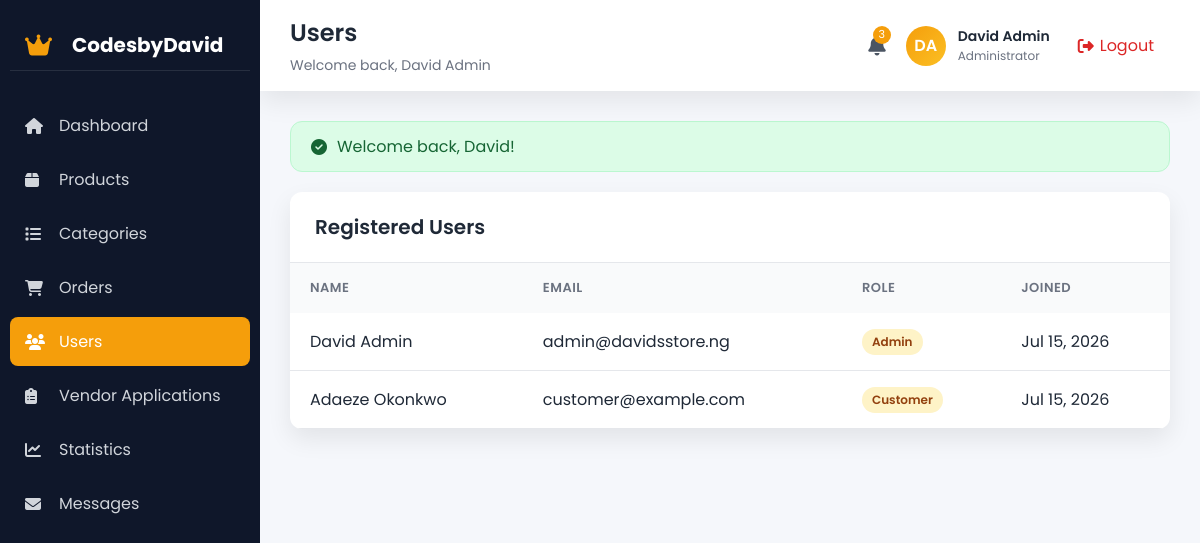
The page /admin/users.php (signed in) on the database its author committed.
### tables this page shows
CREATE TABLE IF NOT EXISTS users (
    id INT AUTO_INCREMENT PRIMARY KEY,
    first_name VARCHAR(100) NOT NULL,
    last_name VARCHAR(100) NOT NULL,
    email VARCHAR(255) NOT NULL UNIQUE,
    password_hash VARCHAR(255) NOT NULL,
    phone VARCHAR(30),
    role ENUM('customer', 'admin') DEFAULT 'customer',
    is_active TINYINT(1) DEFAULT 1,
    last_login_at TIMESTAMP NULL,
    created_at TIMESTAMP DEFAULT CURRENT_TIMESTAMP,
    updated_at TIMESTAMP DEFAULT CURRENT_TIMESTAMP ON UPDATE CURRENT_TIMESTAMP
);

### includes/functions.php (called while the page is built, shortened)
<?php
function e(?string $value): string
{
    return htmlspecialchars($value ?? '', ENT_QUOTES, 'UTF-8');
}

### admin/users.php (the view, shortened to what this page needs)
<?php
require_once __DIR__ . '/../includes/functions.php';
$users = $conn->query('SELECT id, first_name, last_name, email, role, created_at FROM users ORDER BY created_at DESC')->fetch_all(MYSQLI_ASSOC);
require_once __DIR__ . '/../includes/dashboard-header.php';
require_once __DIR__ . '/../includes/sidebar.php';
require_once __DIR__ . '/../includes/dashboard-topbar.php';
?>
<div class="dashboard-table">
    <div class="dashboard-table-header">
        <h2>Registered Users</h2>
    </div>
    <div class="dashboard-table-wrapper">
        <table>
            <thead>
                <tr>
                    <th>Name</th>
                    <th>Email</th>
                    <th>Role</th>
                    <th>Joined</th>
                </tr>
            </thead>
            <tbody>
                <?php if (empty($users)): ?>
                    <tr><td colspan="4" style="padding:18px;text-align:center;">No users found.</td></tr>
                <?php else: ?>
                    <?php foreach ($users as $u): ?>
                    <tr>
                        <td><?= e(trim(($u['first_name'] ?? '') . ' ' . ($u['last_name'] ?? ''))) ?></td>
                        <td><?= e($u['email']) ?></td>
                        <td><span class="dashboard-badge" style="background:#fef3c7; color:#92400e;"><?= e(ucfirst($u['role'] ?? 'customer')) ?></span></td>
                        <td><?= e(date('M d, Y', strtotime($u['created_at']))) ?></td>
                    </tr>
                    <?php endforeach; ?>
                <?php endif; ?>
            </tbody>
        </table>
    </div>
</div>
            </main>
<?php require_once __DIR__ . '/../includes/dashboard-footer.php'; ?>

### assets/css/dashboard.css (style rules this page uses)
:root { --primary: #f59e0b; --dark: #0f172a; --white: #ffffff; --background: #f5f7fb; --card: #ffffff; --text: #1f2937; --border: #e5e7eb; --radius: 12px; --shadow: 0 10px 25px rgba(0,0,0,.08); }
* { margin: 0; padding: 0; box-sizing: border-box; }
body { font-family: 'Poppins', sans-serif; background: var(--background); color: var(--text); }
.dashboard-table { background: var(--card); border-radius: var(--radius); overflow: hidden; box-shadow: var(--shadow); }
.dashboard-table-header { padding: 20px 25px; display: flex; justify-content: space-between; align-items: center; border-bottom: 1px solid var(--border); }
.dashboard-table-header h2 { font-size: 20px; font-weight: 600; }
.dashboard-table-wrapper { overflow-x: auto; }
.dashboard-table table { width: 100%; border-collapse: collapse; }
.dashboard-table table th { background: #f9fafb; padding: 15px 20px; text-align: left; font-weight: 600; font-size: 13px; color: #6b7280; text-transform: uppercase; letter-spacing: .5px; }
.dashboard-table table td { padding: 15px 20px; border-bottom: 1px solid var(--border); }
.dashboard-badge { display: inline-block; padding: 4px 10px; border-radius: 50px; font-size: 12px; font-weight: 600; }

### rows shown on the page
users: first_name+last_name "David Admin", email "admin@davidsstore.ng", role "Admin", created_at "Jul 15, 2026"
users: first_name+last_name "Adaeze Okonkwo", email "customer@example.com", role "Customer", created_at "Jul 15, 2026"

### other values the page prints
$item['name'] "Dashboard"
$item['name'] "Products"
$item['name'] "Categories"
$item['name'] "Orders"
$item['name'] "Users"
$item['name'] "Vendor Applications"
$item['name'] "Statistics"
$item['name'] "Messages"
$page_name "Users"
$user_name "David Admin"
$user_initials "DA"
$role_display "Administrator"
$flash['message'] "Welcome back, David!"
